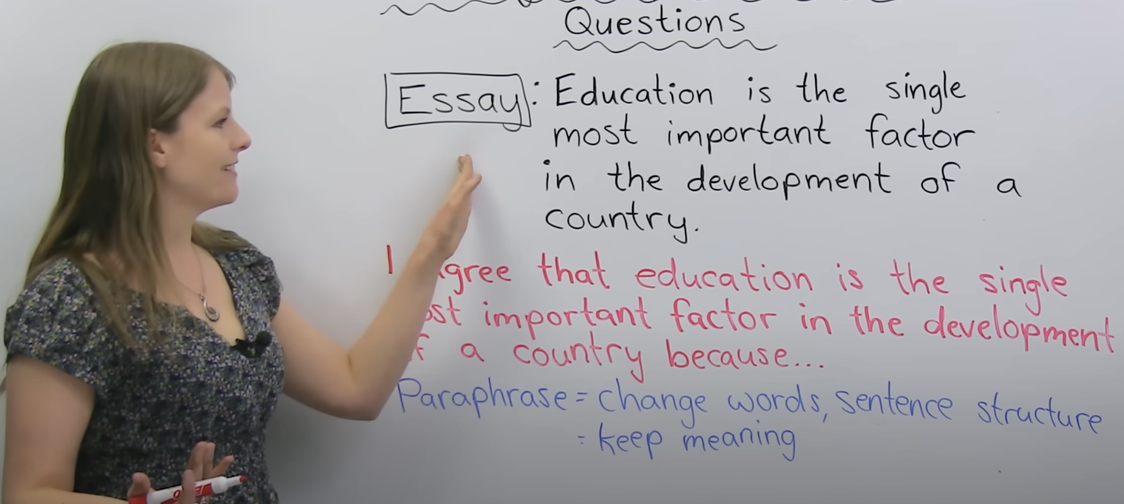
#> input picture images/10.png, 1124 x 504 px, shrunk from 2745 x 1232 before the run, found by its file name; its folder holds 4 pictures in this run
$ python customTestImages.py
#> lines starting #> are read from the running program, lines starting #| are printed output that depends on the picture
import os
import cv2


def convert_images_to_black_and_white(input_folder, output_folder):
    # Ensure the output folder exists
    if not os.path.exists(output_folder):
        os.makedirs(output_folder)

    # Process each image in the input folder
    for filename in os.listdir(input_folder):
        input_image_path = os.path.join(input_folder, filename)
        output_image_path = os.path.join(output_folder, filename)

        # Check if the file is an image (you can add more extensions if needed)
        if filename.lower().endswith(('.png', '.jpg', '.jpeg', '.webp', '.bmp', '.tiff')):
            # Read the image
            image = cv2.imread(input_image_path)
#> image is the input picture: shape (504, 1124, 3); mean B, G, R 157.2, 155.8, 159.2
            if image is not None:
                # Convert the image to grayscale (black and white)
                gray_image = cv2.cvtColor(image, cv2.COLOR_BGR2GRAY)
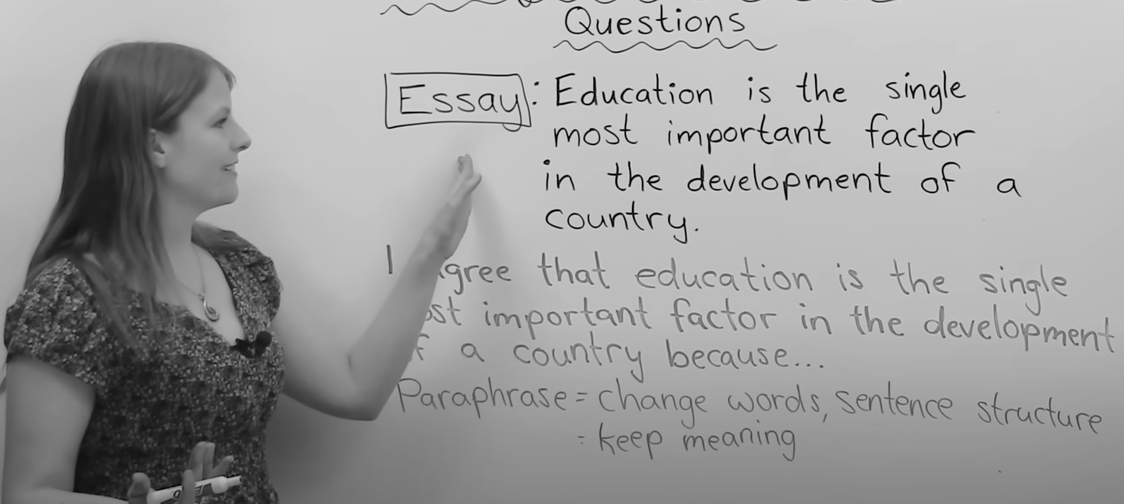
#> gray_image: shape (504, 1124); min 0, max 220, mean 157
                # Save the grayscale image
                cv2.imwrite(output_image_path, gray_image)
#> pass 2 of the loop in convert_images_to_black_and_white, `for filename in os.listdir(input_folder):`:
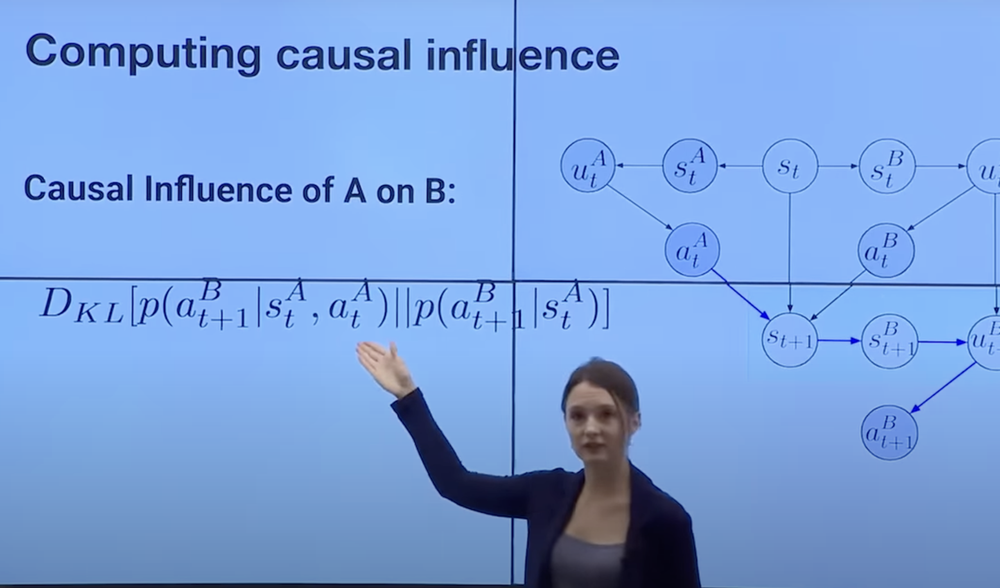
#> input picture images/12.png, 1000 x 588 px, shrunk from 2443 x 1436 before the run, found by its file name
#> in convert_images_to_black_and_white, image is the input picture: shape (588, 1000, 3); mean B, G, R 221.4, 162.1, 123.2
#> in convert_images_to_black_and_white, `gray_image = cv2.cvtColor(image, cv2.COLOR_BGR2GRAY)`:
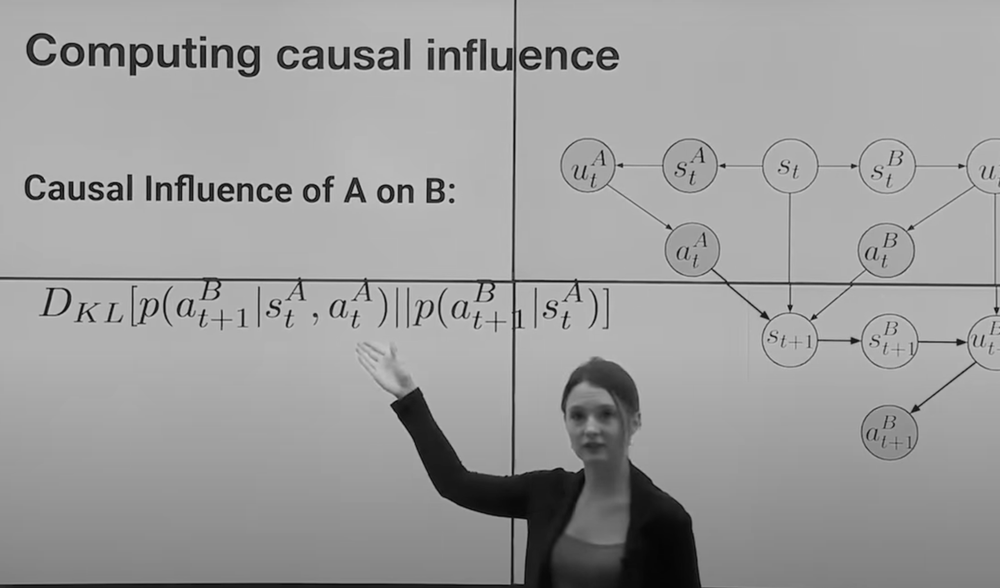
#> gray_image: shape (588, 1000); min 5, max 209, mean 157.2
#> pass 3 of the loop in convert_images_to_black_and_white, `for filename in os.listdir(input_folder):`:
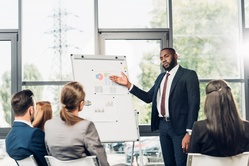
#> input picture images/14.jpeg, 249 x 166 px, shrunk from 608 x 406 before the run, found by its file name
#> in convert_images_to_black_and_white, image is the input picture: shape (166, 249, 3); mean B, G, R 172.7, 174.8, 174
#> in convert_images_to_black_and_white, `gray_image = cv2.cvtColor(image, cv2.COLOR_BGR2GRAY)`:
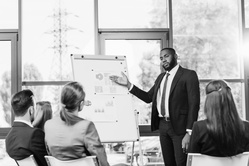
#> gray_image: shape (166, 249); min 1, max 255, mean 174.3
#> the loop made 4 passes; the first 3 are shown


# Example usage
input_folder = "/Users/ahakobyan/Desktop/capstone/Object-Detector/images"
output_folder = "/Users/ahakobyan/Desktop/capstone/Object-Detector/images/output_images_bw"
convert_images_to_black_and_white(input_folder, output_folder)
